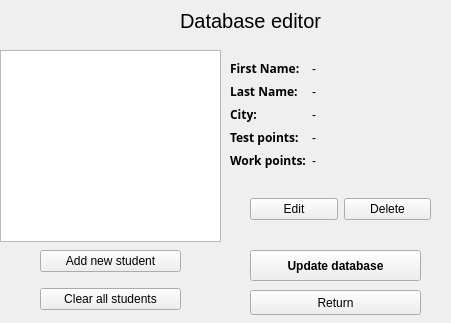
<?xml version="1.0" encoding="UTF-8"?>
<ui version="4.0">
 <class>Form</class>
 <widget class="QWidget" name="Form">
  <property name="geometry">
   <rect>
    <x>0</x>
    <y>0</y>
    <width>451</width>
    <height>323</height>
   </rect>
  </property>
  <property name="windowTitle">
   <string>Form</string>
  </property>
  <widget class="QLabel" name="label">
   <property name="geometry">
    <rect>
     <x>180</x>
     <y>10</y>
     <width>151</width>
     <height>21</height>
    </rect>
   </property>
   <property name="font">
    <font>
     <pointsize>15</pointsize>
    </font>
   </property>
   <property name="text">
    <string>Database editor</string>
   </property>
  </widget>
  <widget class="QListWidget" name="listWidget">
   <property name="geometry">
    <rect>
     <x>0</x>
     <y>50</y>
     <width>221</width>
     <height>192</height>
    </rect>
   </property>
  </widget>
  <widget class="QWidget" name="formLayoutWidget">
   <property name="geometry">
    <rect>
     <x>230</x>
     <y>60</y>
     <width>221</width>
     <height>121</height>
    </rect>
   </property>
   <layout class="QFormLayout" name="formLayout">
    <item row="0" column="0">
     <widget class="QLabel" name="label_2">
      <property name="font">
       <font>
        <family>Ubuntu Mono</family>
        <weight>75</weight>
        <bold>true</bold>
       </font>
      </property>
      <property name="text">
       <string>First Name:</string>
      </property>
     </widget>
    </item>
    <item row="0" column="1">
     <widget class="QLabel" name="label_7">
      <property name="text">
       <string>-</string>
      </property>
     </widget>
    </item>
    <item row="1" column="0">
     <widget class="QLabel" name="label_3">
      <property name="font">
       <font>
        <family>Ubuntu Mono</family>
        <weight>75</weight>
        <bold>true</bold>
       </font>
      </property>
      <property name="text">
       <string>Last Name:</string>
      </property>
     </widget>
    </item>
    <item row="1" column="1">
     <widget class="QLabel" name="label_8">
      <property name="text">
       <string>-</string>
      </property>
     </widget>
    </item>
    <item row="2" column="0">
     <widget class="QLabel" name="label_4">
      <property name="font">
       <font>
        <family>Ubuntu Mono</family>
        <weight>75</weight>
        <bold>true</bold>
       </font>
      </property>
      <property name="text">
       <string>City:</string>
      </property>
     </widget>
    </item>
    <item row="2" column="1">
     <widget class="QLabel" name="label_9">
      <property name="text">
       <string>-</string>
      </property>
     </widget>
    </item>
    <item row="3" column="0">
     <widget class="QLabel" name="label_5">
      <property name="font">
       <font>
        <family>Ubuntu Mono</family>
        <weight>75</weight>
        <bold>true</bold>
       </font>
      </property>
      <property name="text">
       <string>Test points:</string>
      </property>
     </widget>
    </item>
    <item row="4" column="0">
     <widget class="QLabel" name="label_6">
      <property name="font">
       <font>
        <family>Ubuntu Mono</family>
        <weight>75</weight>
        <bold>true</bold>
       </font>
      </property>
      <property name="text">
       <string>Work points:</string>
      </property>
     </widget>
    </item>
    <item row="4" column="1">
     <widget class="QLabel" name="label_11">
      <property name="text">
       <string>-</string>
      </property>
     </widget>
    </item>
    <item row="3" column="1">
     <widget class="QLabel" name="label_10">
      <property name="text">
       <string>-</string>
      </property>
     </widget>
    </item>
   </layout>
  </widget>
  <widget class="QWidget" name="horizontalLayoutWidget">
   <property name="geometry">
    <rect>
     <x>250</x>
     <y>180</y>
     <width>181</width>
     <height>58</height>
    </rect>
   </property>
   <layout class="QHBoxLayout" name="horizontalLayout">
    <item>
     <widget class="QPushButton" name="pushButton_2">
      <property name="text">
       <string>Edit</string>
      </property>
     </widget>
    </item>
    <item>
     <widget class="QPushButton" name="pushButton">
      <property name="text">
       <string>Delete</string>
      </property>
     </widget>
    </item>
   </layout>
  </widget>
  <widget class="QWidget" name="verticalLayoutWidget">
   <property name="geometry">
    <rect>
     <x>40</x>
     <y>240</y>
     <width>141</width>
     <height>80</height>
    </rect>
   </property>
   <layout class="QVBoxLayout" name="verticalLayout">
    <item>
     <widget class="QPushButton" name="pushButton_3">
      <property name="text">
       <string>Add new student</string>
      </property>
     </widget>
    </item>
    <item>
     <widget class="QPushButton" name="pushButton_4">
      <property name="text">
       <string>Clear all students</string>
      </property>
     </widget>
    </item>
   </layout>
  </widget>
  <widget class="QPushButton" name="pushButton_5">
   <property name="geometry">
    <rect>
     <x>250</x>
     <y>250</y>
     <width>171</width>
     <height>31</height>
    </rect>
   </property>
   <property name="font">
    <font>
     <family>Ubuntu</family>
     <weight>75</weight>
     <bold>true</bold>
    </font>
   </property>
   <property name="text">
    <string>Update database</string>
   </property>
  </widget>
  <widget class="QPushButton" name="pushButton_6">
   <property name="geometry">
    <rect>
     <x>250</x>
     <y>290</y>
     <width>171</width>
     <height>25</height>
    </rect>
   </property>
   <property name="font">
    <font>
     <family>Ubuntu</family>
     <weight>50</weight>
     <bold>false</bold>
    </font>
   </property>
   <property name="text">
    <string>Return</string>
   </property>
  </widget>
 </widget>
 <resources/>
 <connections/>
</ui>
